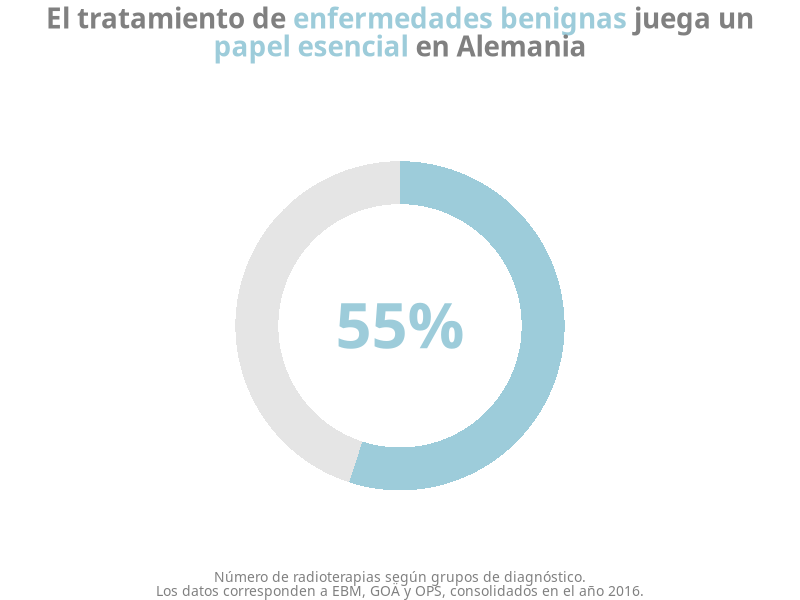

This chart was generated by the following R code:
## ---- chunk 1
#| label: fig-plt_prop_benignas
#| echo: false
#| out-width: 70% 
#| fig-cap: "Proporción de enfermedades benignas"

library(ggplot2)
library(dplyr)
library(tidyr)
library(scales)
library(ggtext)

# Define the proportion of benign diseases
proportion_benign <- 0.55

# Wrangle data to get a data frame in the format needed for the donut chart
proportion_data <- tibble(x = 1, y = proportion_benign) %>% 
  mutate(y_negative = 1 - y) %>% 
  pivot_longer(cols = -x) 

# Define the highlight color and font family
highlight_color <- "#9dccda"
font_family <- "Ubuntu"

# Create a formatted percentage label for the donut hole
big_number_text_label <- percent(proportion_benign, accuracy = 1)

# Create the plot
ggplot(data = proportion_data, aes(x = x, y = value, fill = name)) +
  # Add a bar without the legend
  geom_col(show.legend = FALSE) +
  # Convert the bar chart to a pie/donut chart with polar coordinates
  coord_polar(theta = "y", direction = -1) +
  # Set the limits for the x-axis to create the donut hole
  xlim(c(-2, 2)) +
  # Define fill colors for the sections
  scale_fill_manual(values = c(highlight_color ,  "grey90")) +
  # Remove grid lines and other default plot elements
  theme_void() +
  # Add the percentage label in the center of the donut hole
  annotate(geom = "text", label = big_number_text_label, family = font_family,
           fontface = "bold", color = highlight_color, size = 16, x = -2, y = 0) +
  # Add titles and captions with customized formatting
  labs(
    title = "<p>El tratamiento de <span style='color:#9dccda'>enfermedades benignas</span> juega un<br><span style='color:#9dccda'> papel esencial</span> en Alemania</p>",
    subtitle = "",
    caption = "Número de radioterapias según grupos de diagnóstico.<br>Los datos corresponden a EBM, GOÄ y OPS, consolidados en el año 2016."
  ) +
  theme(
    plot.title = element_markdown(
      hjust = 0.5,
      family = font_family,
      size = 20,
      color = "#808080",
      face = "bold"
    ),
    plot.caption = element_markdown(
      family = font_family,
      hjust = 0.5,
      size = 10,
      color = "#808080"
    )
  )

